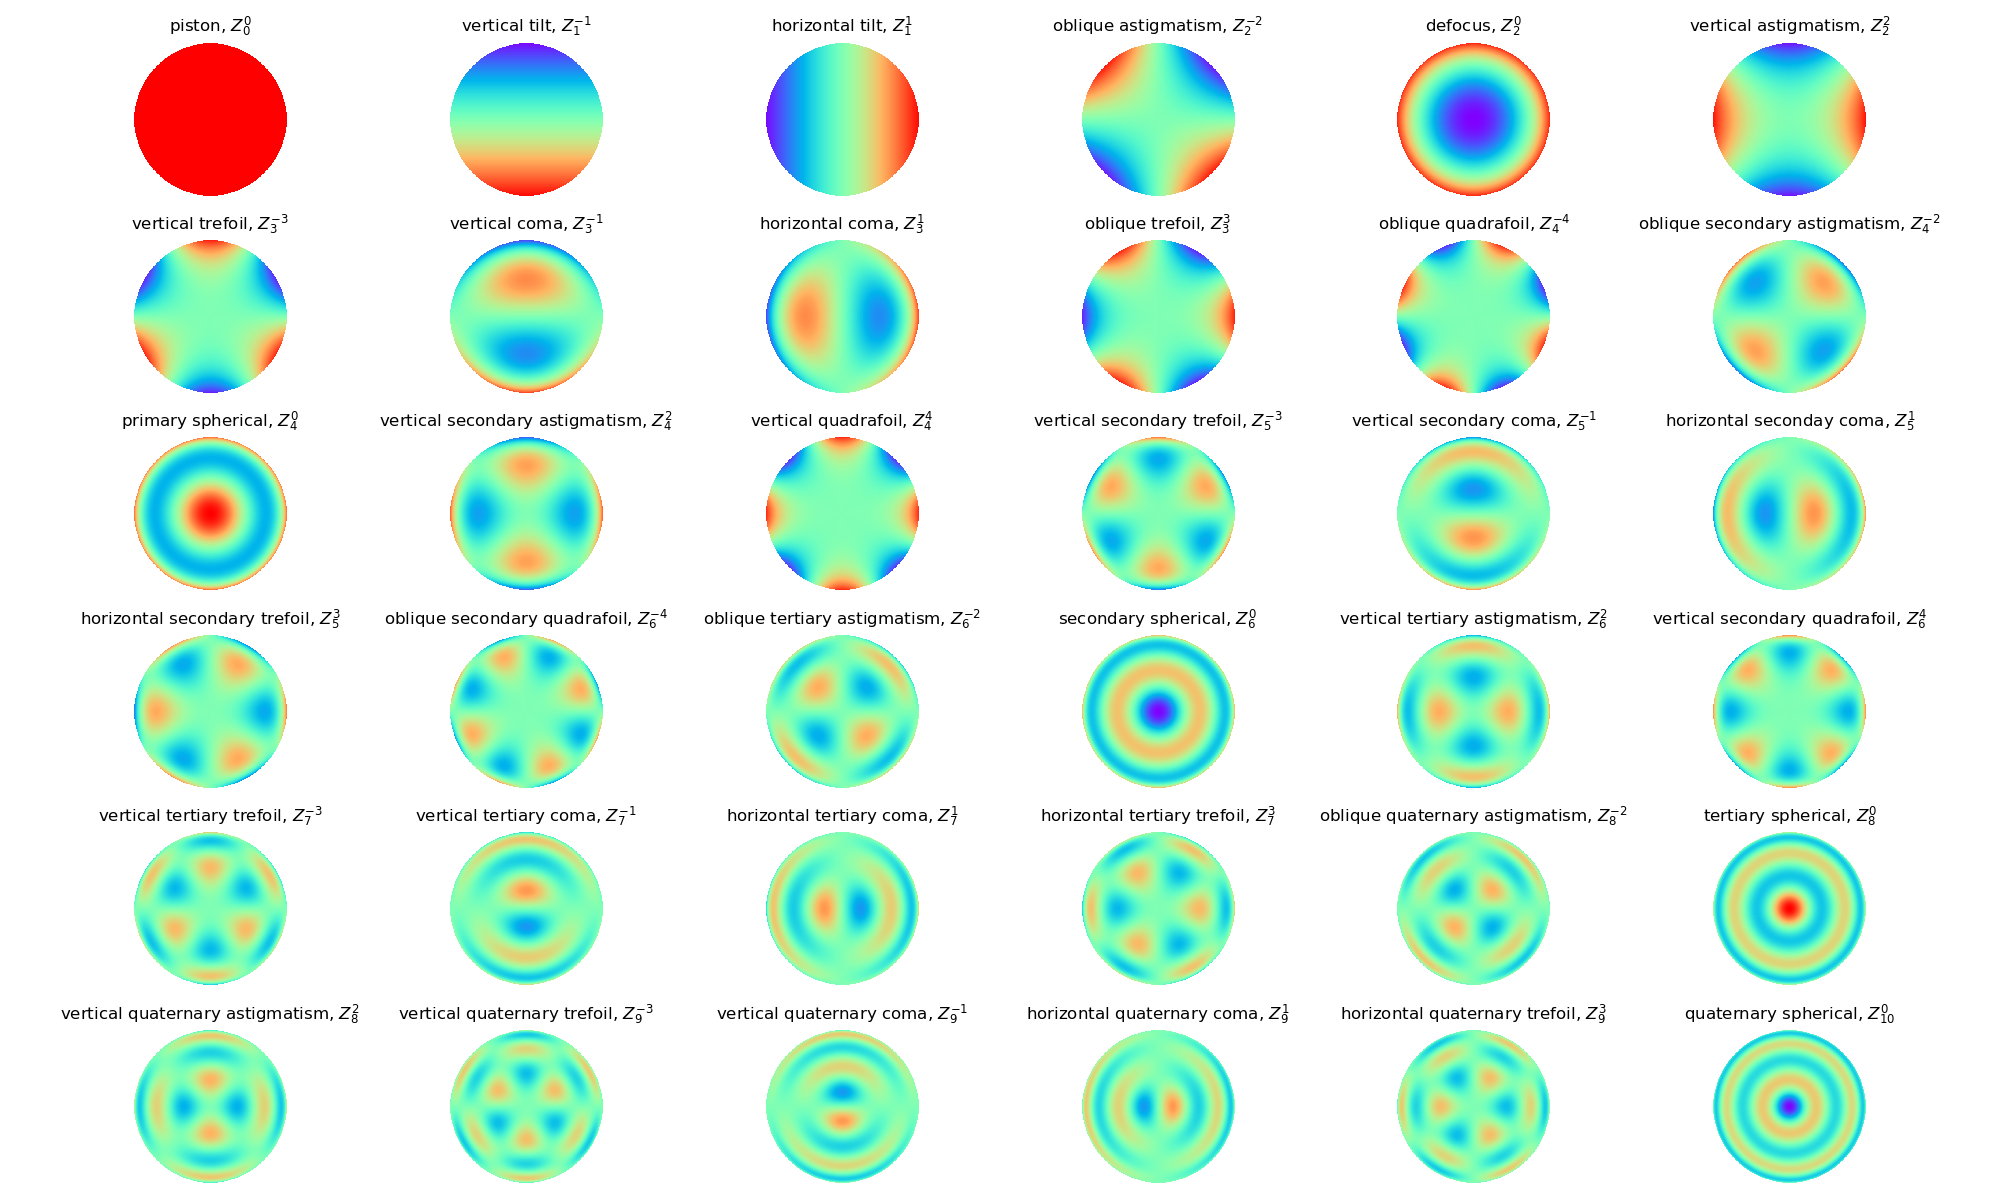

Write Python code to recreate this figure.
#!/usr/bin/env python
# -*- coding: utf-8 -*-
# zernike.py
"""
A module defining the zernike polynomials and associated functions.

Running this file as a script will output a graph of the first 15 zernike
polynomials on the unit disk.

https://en.wikipedia.org/wiki/Zernike_polynomials
http://mathworld.wolfram.com/ZernikePolynomial.html

Copyright (c) 2016, David Hoffman
"""

from typing import Tuple

import numpy as np
from scipy.special import eval_jacobi


# classical names for the Noll indices
# https://en.wikipedia.org/wiki/Zernike_polynomials
degrees2name = {
    (0, 0): "piston",
    # 1st order
    (1, -1): "vertical tilt",
    (1, 1): "horizontal tilt",
    # 2nd order
    (2, -2): "oblique astigmatism",
    (2, 0): "defocus",
    (2, 2): "vertical astigmatism",
    # 3rd order
    (3, -3): "vertical trefoil",
    (3, -1): "vertical coma",
    (3, 1): "horizontal coma",
    (3, 3): "oblique trefoil",
    # 4th order
    (4, -4): "oblique quadrafoil",  # sometimes called tetrafoil
    (4, -2): "oblique secondary astigmatism",
    (4, 0): "primary spherical",
    (4, 2): "vertical secondary astigmatism",
    (4, 4): "vertical quadrafoil",
    # 5th order
    # (5, -5): "vertical pentafoil",
    (5, -3): "vertical secondary trefoil",
    (5, -1): "vertical secondary coma",
    (5, 1): "horizontal seconday coma",
    (5, 3): "horizontal secondary trefoil",
    # (5, 5): "horizontal pentafoil",
    # 6th order
    # (6, -6): "vertical hexafoil",
    (6, -4): "oblique secondary quadrafoil",
    (6, -2): "oblique tertiary astigmatism",
    (6, 0): "secondary spherical",
    (6, 2): "vertical tertiary astigmatism",
    (6, 4): "vertical secondary quadrafoil",
    # (6, -6): "horizontal hexafoil",
    # 7th order
    (7, -3): "vertical tertiary trefoil",
    (7, -1): "vertical tertiary coma",
    (7, 1): "horizontal tertiary coma",
    (7, 3): "horizontal tertiary trefoil",
    # 8th order
    (8, -2): "oblique quaternary astigmatism",
    (8, 0): "tertiary spherical",
    (8, 2): "vertical quaternary astigmatism",
    # 9th order
    (9, -3): "vertical quaternary trefoil",
    (9, -1): "vertical quaternary coma",
    (9, 1): "horizontal quaternary coma",
    (9, 3): "horizontal quaternary trefoil",
    # 10th order
    (10, 0): "quaternary spherical",
}

name2degrees = {v: k for k, v in degrees2name.items()}


assert len(name2degrees) == len(degrees2name)


def cart2pol(y, x):
    """Convert from cartesian to polar coordinates."""
    theta = np.arctan2(y, x)
    rho = np.hypot(y, x)
    return rho, theta


def _ingest_degrees(n, m):
    """Convert inputs to arrays and do type and validity checking."""
    n, m = np.asarray(n), np.asarray(m)

    # check inputs
    if np.any((n < abs(m)) | ((n - m) % 2 == 1)):
        raise ValueError(f"Invalid combination of ({n}, {m}) in Noll indexing")

    if not np.issubdtype(n.dtype, np.signedinteger):
        raise ValueError("Radial degree is not integer, input = {n}")

    if not np.issubdtype(m.dtype, np.signedinteger):
        raise ValueError("Azimuthal degree is not integer, input = {m}")

    return n, m


def degrees2osa(n: int, m: int) -> int:
    """Convert Zernike polynomial radial degree (n) and azimuthal degree (m) to OSA/ANSI sequential indices.

    NOTE: inputs are vectorized and outputs will be ndarrays

    Source: "Standards for Reporting the Optical Aberrations of Eyes", Journal of Refractive Surgery Volume 18 September/October 2002
    Converted from https://github.com/rdoelman/ZernikePolynomials.jl/blob/2825846679607f7bf335fdb9edd3b7145d65082b/src/ZernikePolynomials.jl
    """
    n, m = _ingest_degrees(n, m)

    return ((1 / 2) * (n * (n + 2) + m)).astype(int)


def degrees2fringe(n: int, m: int) -> int:
    """Convert Zernike polynomial radial degree (n) and azimuthal degree (m) to Fringe sequential indices.

    NOTE: inputs are vectorized and outputs will be ndarrays
    """
    n, m = _ingest_degrees(n, m)

    return ((1 + (n + abs(m)) / 2) ** 2 - 2 * abs(m) + (1 - np.sign(m)) / 2).astype(int)


def degrees2noll(n: int, m: int) -> int:
    """Convert Zernike polynomial radial degree (n) and azimuthal degree (m) to Noll sequential indices.

    NOTE: inputs are vectorized and outputs will be ndarrays

    Source: "Standards for Reporting the Optical Aberrations of Eyes", Journal of Refractive Surgery Volume 18 September/October 2002
    Converted from https://github.com/rdoelman/ZernikePolynomials.jl/blob/2825846679607f7bf335fdb9edd3b7145d65082b/src/ZernikePolynomials.jl
    """
    n, m = _ingest_degrees(n, m)

    p = np.full_like(m, -1)
    n_mod_4 = n % 4
    p[(m > 0) & (n_mod_4 < 2)] = 0
    p[(m < 0) & (n_mod_4 > 1)] = 0
    p[(m >= 0) & (n_mod_4 > 1)] = 1
    p[(m <= 0) & (n_mod_4 < 2)] = 1

    if np.any(p < 0):
        raise RuntimeError
    return (n * (n + 1) / 2 + abs(m) + p).astype(int)


def _ingest_index(j):
    """Convert inputs to arrays and do type and validity checking."""
    j = np.asarray(j)

    # check inputs
    if not (j > 0).all():
        raise ValueError("Invalid Noll index")
    if not np.issubdtype(j.dtype, np.signedinteger):
        raise ValueError("Index is not integer, input = {j}")
    return j


def osa2degrees(j: int) -> Tuple[int, int]:
    """Convert the sequential OSA/ANSI stardard index number j to the integer pair (n, m) that defines the Zernike polynomial Z_n^m(ρ, θ).

    NOTE: inputs are vectorized and outputs will be ndarrays

    Source: "Standards for Reporting the Optical Aberrations of Eyes", Journal of Refractive Surgery Volume 18 September/October 2002
    https://github.com/rdoelman/ZernikePolynomials.jl/blob/2825846679607f7bf335fdb9edd3b7145d65082b/src/ZernikePolynomials.jl
    """
    j = _ingest_index(j)

    n = (np.ceil((-3 + np.sqrt(9 + 8 * j)) / 2)).astype(int)
    m = 2 * j - n * (n + 2)
    return n.astype(int), m.astype(int)


def noll2degrees(j: int) -> Tuple[int, int]:
    """Convert the Noll index number j to the integer pair (n, m) that defines the Zernike polynomial Z_n^m(ρ, θ).

    NOTE: inputs are vectorized and outputs will be ndarrays

    Source: (https://en.wikipedia.org/wiki/Zernike_polynomials)
    https://github.com/rdoelman/ZernikePolynomials.jl/blob/2825846679607f7bf335fdb9edd3b7145d65082b/src/ZernikePolynomials.jl
    """
    j = _ingest_index(j)

    n = (np.ceil((-3 + np.sqrt(1 + 8 * j)) / 2)).astype(int)
    jr = j - (n * (n + 1) / 2).astype(int)

    # if (n % 4) < 2:
    #     m1 = jr
    #     m2 = -(jr - 1)
    #     if (n - m1) % 2 == 0:
    #         m = m1
    #     else:
    #         m = m2
    # else:  # mod(n,4) ∈ (2,3)
    #     m1 = jr - 1
    #     m2 = -(jr)
    #     if (n - m1) % 2 == 0:
    #         m = m1
    #     else:
    #         m = m2

    # below is the vectorization version of the above.

    m1 = np.zeros_like(jr)
    m2 = np.zeros_like(jr)
    m = np.zeros_like(jr)

    n_mod_4 = n % 4

    idx0 = n_mod_4 < 2
    m1[idx0] = jr[idx0]
    m2[idx0] = -(jr[idx0] - 1)

    m1[~idx0] = jr[~idx0] - 1
    m2[~idx0] = -jr[~idx0]

    idx1 = (n - m1) % 2 == 0
    m[idx1] = m1[idx1]
    m[~idx1] = m2[~idx1]

    return n, m


def fringe2degrees(j: int):
    """Convert the Fringe index number j to the integer pair (n, m) that defines the Zernike polynomial Z_n^m(ρ, θ).

    NOTE: inputs are vectorized and outputs will be ndarrays
    """
    raise NotImplementedError


# pre-computed mappings
noll2name = {degrees2noll(n, m): name for (n, m), name in degrees2name.items()}
# sort
noll2name = dict(sorted(noll2name.items()))
# reverse
name2noll = {v: k for k, v in noll2name.items()}

osa2name = {degrees2osa(n, m): name for (n, m), name in degrees2name.items()}
# sort
osa2name = dict(sorted(osa2name.items()))
# reverse
name2osa = {v: k for k, v in osa2name.items()}

fringe2name = {degrees2fringe(n, m): name for (n, m), name in degrees2name.items()}
# sort
fringe2name = dict(sorted(fringe2name.items()))
# reverse
name2fringe = {v: k for k, v in fringe2name.items()}


def zernike(r: float, theta: float, n: int, m: int, norm: bool = True) -> float:
    """Calculate the Zernike polynomial on the unit disk for the requested orders.

    Parameters
    ----------
    r : ndarray
    theta : ndarray

    Args
    ----
    Noll : numeric or numeric sequence
        Noll's Indices to generate
    (n, m) : tuple of numerics or numeric sequences
        Radial and azimuthal degrees
    n : see above
    m : see above

    Kwargs
    ------
    norm : bool (default False)
        Do you want the output normed?

    Returns
    -------
    zernike : ndarray
        The zernike polynomials corresponding to Noll or (n, m) whichever are
        provided

    Example
    -------
    >>> x = np.linspace(-1, 1, 512)
    >>> xx, yy = np.meshgrid(x, x)
    >>> r, theta = cart2pol(yy, xx)
    >>> zern = zernike(r, theta, 4, 0)  # generates the defocus zernike polynomial
    """
    n, m = np.asarray(n), np.asarray(m)
    if n.ndim > 1:
        raise ValueError("Radial degree has the wrong shape")
    if m.ndim > 1:
        raise ValueError("Azimuthal degree has the wrong shape")
    if n.shape != m.shape:
        raise ValueError("Radial and Azimuthal degrees have different shapes")

    # make sure r and theta are arrays
    r = np.asarray(r, dtype=float)
    theta = np.asarray(theta, dtype=float)

    # make sure that r is always greater than 0
    if not (r >= 0).all():
        raise ValueError("r must always be greater or equal to 0")
    if r.ndim > 2:
        raise ValueError("Input rho and theta cannot have more than two dimensions")

    # make sure that n and m are iterable
    n, m = n.ravel(), m.ravel()

    # make sure that n is always greater or equal to m
    if not (n >= abs(m)).all():
        raise ValueError("n must always be greater or equal to m")

    # return column of zernike polynomials
    return np.array(
        [_zernike(r, theta, nn, mm, norm) for nn, mm in zip(n, m)]
    ).squeeze()


def _radial_zernike(r, n, m):
    """Radial part of the zernike polynomial.

    Formula from http://mathworld.wolfram.com/ZernikePolynomial.html
    """
    rad_zern = np.zeros_like(r)
    # zernike polynomials are only valid for r <= 1
    valid_points = r <= 1.0
    if m == 0 and n == 0:
        rad_zern[valid_points] = 1
        return rad_zern
    rprime = r[valid_points]
    # for the radial part m is always positive
    m = abs(m)
    # calculate the coefs
    coef1 = (n + m) // 2
    coef2 = (n - m) // 2
    jacobi = eval_jacobi(coef2, m, 0, 1 - 2 * rprime**2)
    rad_zern[valid_points] = (-1) ** coef2 * rprime**m * jacobi
    return rad_zern


def _zernike(r, theta, n, m, norm=True):
    """Calculate the full zernike polynomial."""
    # remember if m is negative
    mneg = m < 0
    # going forward m is positive (Radial zernikes are only defined for
    # positive m)
    m = abs(m)
    # if m and n aren't seperated by multiple of two then return zeros
    if (n - m) % 2:
        return np.zeros_like(r)
    zern = _radial_zernike(r, n, m)
    if mneg:
        # odd zernike
        zern *= np.sin(m * theta)
    else:
        # even zernike
        zern *= np.cos(m * theta)

    # calculate the normalization factor
    if norm:
        # https://www.gatinel.com/en/recherche-formation/wavefront-sensing/zernike-polynomials/
        if m == 0:
            # m is zero
            norm = np.sqrt(n + 1)
        else:
            # m not zero
            norm = np.sqrt(2 * (n + 1))
        zern *= norm
    return zern


if __name__ == "__main__":
    from matplotlib import pyplot as plt

    # make coordinates
    x = np.linspace(-1, 1, 513)
    xx, yy = np.meshgrid(x, x)  # xy indexing is default
    r, theta = cart2pol(yy, xx)
    # set up plot
    fig, axs = plt.subplots(6, 6, figsize=(20, 12))
    # fill out plot
    for ax, ((n, m), v) in zip(axs.ravel(), degrees2name.items()):
        zern = zernike(r, theta, n, m, norm=False)
        print("zern")
        ax.imshow(
            np.ma.array(zern, mask=r > 1),
            vmin=-1,
            vmax=1,
            cmap="rainbow",
            interpolation="bicubic",
        )
        ax.set_title(v + r", $Z_{{{}}}^{{{}}}$".format(n, m))
        ax.axis("off")
    fig.tight_layout()
    plt.savefig("zernike.png")
